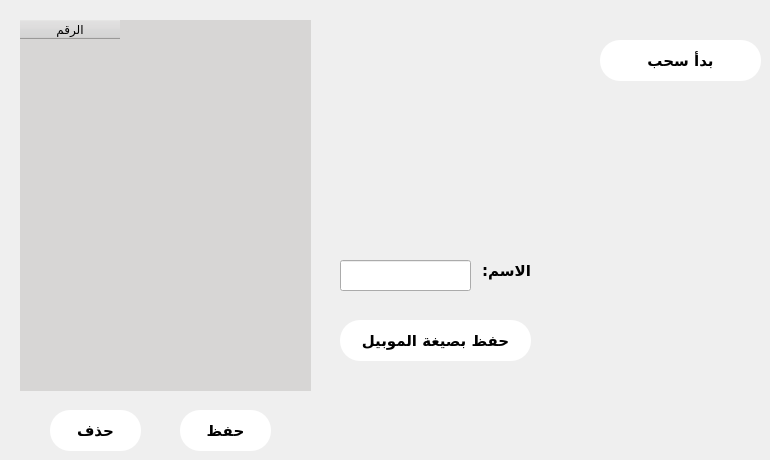
     <widget class="QWidget" name="tab_4">
      <attribute name="title">
       <string>سحب الارقام</string>
      </attribute>
      <widget class="QTableWidget" name="tableWidget">
       <property name="geometry">
        <rect>
         <x>20</x>
         <y>20</y>
         <width>291</width>
         <height>371</height>
        </rect>
       </property>
       <property name="layoutDirection">
        <enum>Qt::LeftToRight</enum>
       </property>
       <property name="autoFillBackground">
        <bool>false</bool>
       </property>
       <property name="styleSheet">
        <string notr="true">border: none;
background-color: #d7d6d5;
</string>
       </property>
       <property name="textElideMode">
        <enum>Qt::ElideRight</enum>
       </property>
       <column>
        <property name="text">
         <string>الرقم</string>
        </property>
       </column>
      </widget>
      <widget class="QPushButton" name="pushButton_6">
       <property name="geometry">
        <rect>
         <x>600</x>
         <y>40</y>
         <width>161</width>
         <height>41</height>
        </rect>
       </property>
       <property name="font">
        <font>
         <family>Almarai</family>
         <pointsize>11</pointsize>
         <weight>75</weight>
         <bold>true</bold>
        </font>
       </property>
       <property name="cursor">
        <cursorShape>PointingHandCursor</cursorShape>
       </property>
       <property name="styleSheet">
        <string notr="true">border-radius: 20px;
background-color: rgb(255, 255, 255);
</string>
       </property>
       <property name="text">
        <string>بدأ سحب</string>
       </property>
       <property name="iconSize">
        <size>
         <width>200</width>
         <height>50</height>
        </size>
       </property>
      </widget>
      <widget class="QPushButton" name="pushButton_8">
       <property name="geometry">
        <rect>
         <x>180</x>
         <y>410</y>
         <width>91</width>
         <height>41</height>
        </rect>
       </property>
       <property name="font">
        <font>
         <family>Almarai</family>
         <pointsize>11</pointsize>
         <weight>75</weight>
         <bold>true</bold>
        </font>
       </property>
       <property name="cursor">
        <cursorShape>PointingHandCursor</cursorShape>
       </property>
       <property name="styleSheet">
        <string notr="true">border-radius: 20px;
background-color: rgb(255, 255, 255);
</string>
       </property>
       <property name="text">
        <string>حفظ</string>
       </property>
       <property name="iconSize">
        <size>
         <width>200</width>
         <height>50</height>
        </size>
       </property>
      </widget>
      <widget class="QPushButton" name="pushButton_44">
       <property name="geometry">
        <rect>
         <x>50</x>
         <y>410</y>
         <width>91</width>
         <height>41</height>
        </rect>
       </property>
       <property name="font">
        <font>
         <family>Almarai</family>
         <pointsize>11</pointsize>
         <weight>75</weight>
         <bold>true</bold>
        </font>
       </property>
       <property name="cursor">
        <cursorShape>PointingHandCursor</cursorShape>
       </property>
       <property name="styleSheet">
        <string notr="true">border-radius: 20px;
background-color: rgb(255, 255, 255);
</string>
       </property>
       <property name="text">
        <string>حذف</string>
       </property>
       <property name="iconSize">
        <size>
         <width>200</width>
         <height>50</height>
        </size>
       </property>
      </widget>
      <widget class="QPushButton" name="pushButton_45">
       <property name="geometry">
        <rect>
         <x>340</x>
         <y>320</y>
         <width>191</width>
         <height>41</height>
        </rect>
       </property>
       <property name="font">
        <font>
         <family>Almarai</family>
         <pointsize>11</pointsize>
         <weight>75</weight>
         <bold>true</bold>
        </font>
       </property>
       <property name="cursor">
        <cursorShape>PointingHandCursor</cursorShape>
       </property>
       <property name="styleSheet">
        <string notr="true">border-radius: 20px;
background-color: rgb(255, 255, 255);
</string>
       </property>
       <property name="text">
        <string>حفظ بصيغة الموبيل</string>
       </property>
       <property name="iconSize">
        <size>
         <width>200</width>
         <height>50</height>
        </size>
       </property>
      </widget>
      <widget class="QLineEdit" name="lineEdit">
       <property name="geometry">
        <rect>
         <x>340</x>
         <y>260</y>
         <width>131</width>
         <height>31</height>
        </rect>
       </property>
      </widget>
      <widget class="QLabel" name="label_14">
       <property name="geometry">
        <rect>
         <x>410</x>
         <y>170</y>
         <width>47</width>
         <height>13</height>
        </rect>
       </property>
       <property name="text">
        <string/>
       </property>
      </widget>
      <widget class="QLabel" name="label_15">
       <property name="geometry">
        <rect>
         <x>430</x>
         <y>260</y>
         <width>101</width>
         <height>21</height>
        </rect>
       </property>
       <property name="font">
        <font>
         <family>Almarai</family>
         <pointsize>11</pointsize>
         <weight>75</weight>
         <bold>true</bold>
        </font>
       </property>
       <property name="text">
        <string>الاسم:</string>
       </property>
      </widget>
     </widget>
